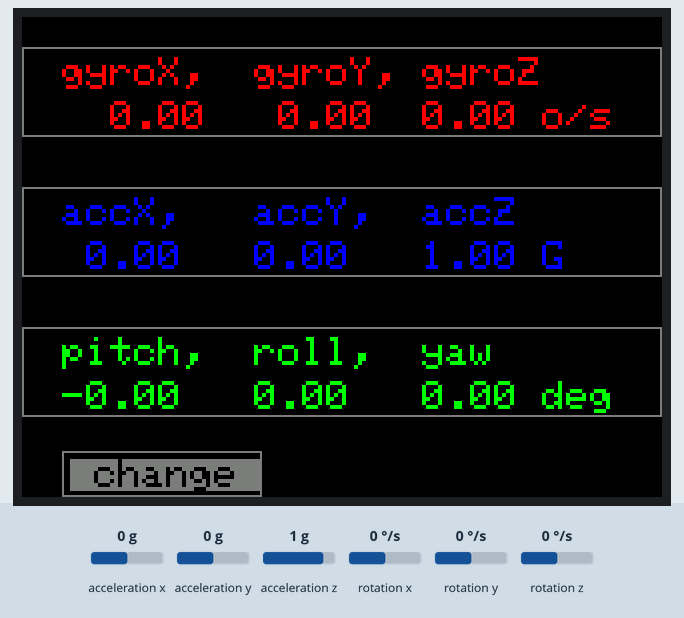
Bench run of a sketch on a simulated ESP32. Shown: 320×240 colour display. The test bench sets the inputs (shaded band); at power-on: acceleration x 0 g, acceleration y 0 g, acceleration z 1 g, rotation x 0 °/s, rotation y 0 °/s, rotation z 0 °/s. What the sketch prints to the serial monitor is not drawn.

Above: at 1.4 s.
1.5 s: acceleration x set to -1.4 g
At 2.9 s:
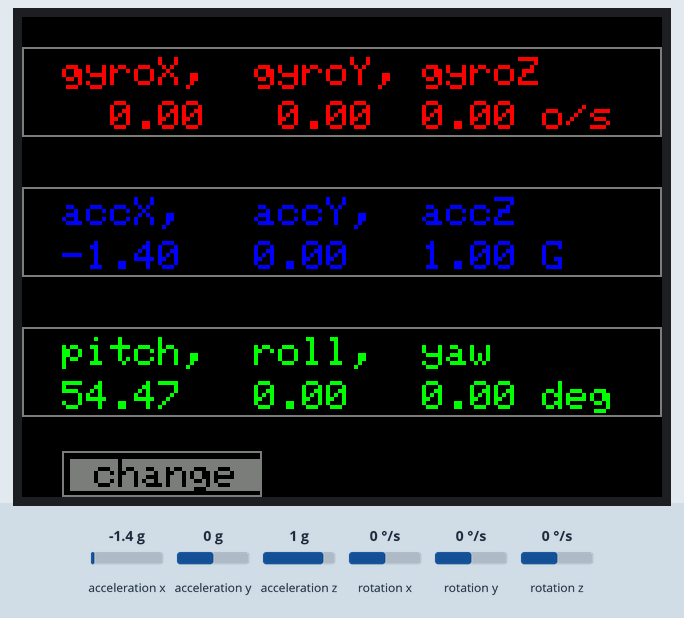
3.2 s: acceleration y set to -1.4 g
At 4.0 s:
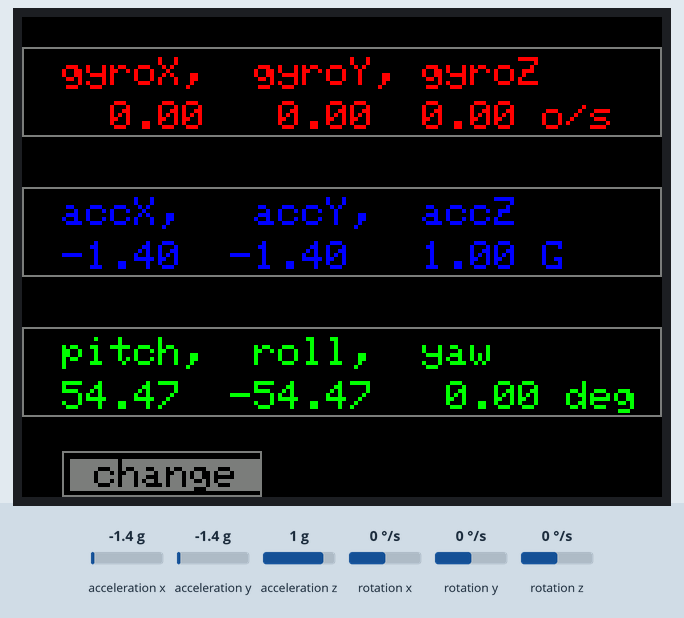
4.9 s: acceleration z set to -1.4 g
At 6.2 s:
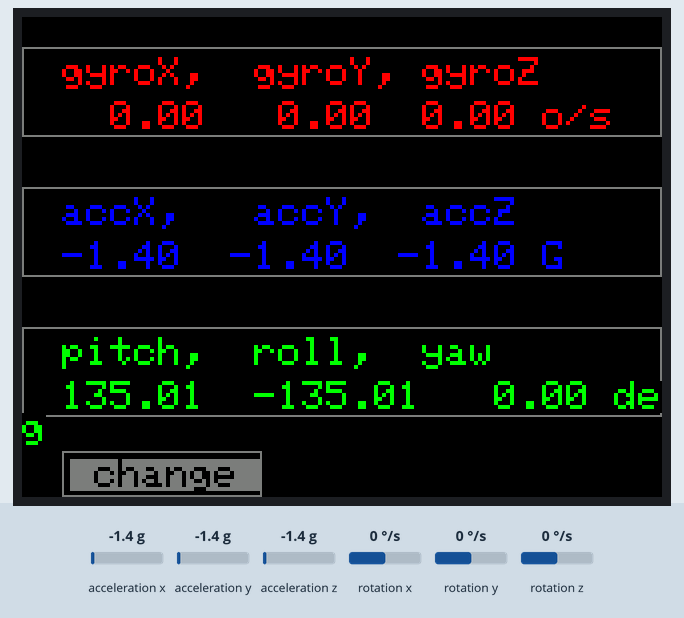
6.5 s: acceleration x set to 0 g
At 7.7 s:
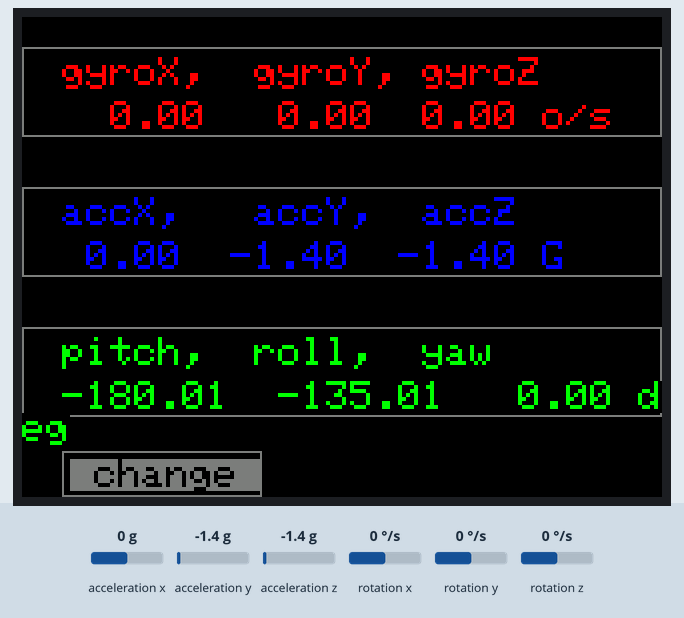
10.3 s: rotation x set to -192 °/s
At 11.3 s:
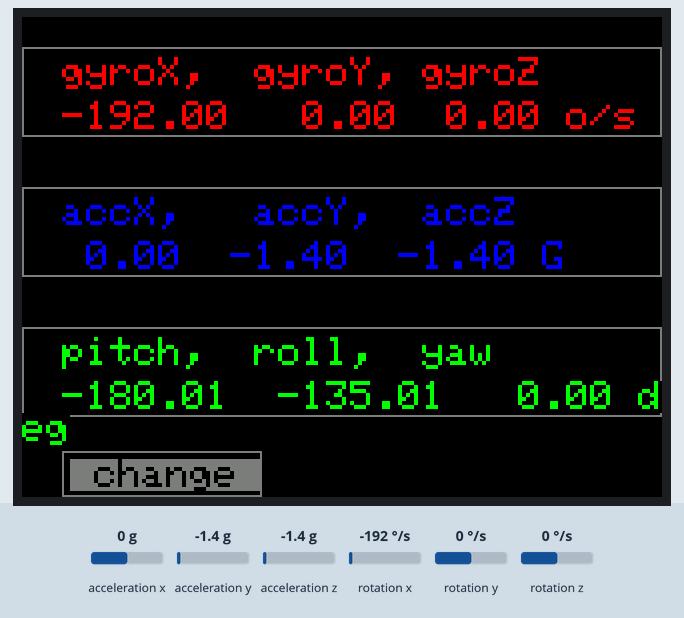
Timing chart, 0 to 12.9 s (numbered marks = the images above; inputs shaded):
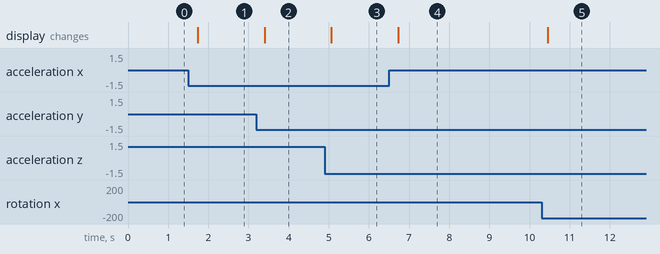

Measured:
- after the input at 1.5 s, the display: changes after 0.24 s (image 1)
- after the input at 3.2 s, the display: changes after 0.20 s (image 2)
- after the input at 4.9 s, the display: changes after 0.17 s (image 3)
- after the input at 6.5 s, the display: changes after 0.24 s (image 4)
- after the input at 10.3 s, the display: changes after 0.16 s (image 5)

The sketch:

part2_3.ino
```cpp
#define M5STACK_MPU6886
#include <M5Core2.h>
#include "BluetoothSerial.h"
BluetoothSerial SerialBT;

// 加速度センサーの各軸の値を格納する変数
float accX = 0.0F;
float accY = 0.0F;
float accZ = 0.0F;

// ジャイロセンサーの各軸の値を格納する変数
float gyroX = 0.0F;
float gyroY = 0.0F;
float gyroZ = 0.0F;

// 姿勢角を表す変数
float pitch = 0.0F;
float roll  = 0.0F;
float yaw   = 0.0F;

unsigned long startTime = 0;//時間(startTimeは任意に設定)
int mode = 0;

void setup() {
  M5.begin();
  Serial.begin(9600); // シリアル出力初期化
  M5.IMU.Init(); // 慣性計測ユニット(IMU)の初期化
  M5.Lcd.fillScreen(BLACK);
  M5.Lcd.setTextSize(2);


 // 出力を囲む枠を描画
 M5.Lcd.drawRect(0, 15, 320, 45, DARKGREY);
 M5.Lcd.drawRect(0, 85, 320, 45, DARKGREY);
 M5.Lcd.drawRect(0, 155, 320, 45, DARKGREY);
 // 設定ボタン項目表示
 M5.Lcd.drawRect(20, 217, 100, 23, DARKGREY);  // ボタン枠
 M5.Lcd.setTextColor(BLACK, DARKGREY);
 M5.Lcd.setCursor(24, 221);    M5.Lcd.print(" change ");  // 0セットボタン
}

void loop() {
  M5.update();

  //慣性センサーの3軸ジャイロデータを関連変数に格納
  M5.IMU.getGyroData(&gyroX,&gyroY,&gyroZ);
  M5.IMU.getAccelData(&accX,&accY,&accZ);//三軸加速度センサー
  M5.IMU.getAhrsData(&pitch,&roll,&yaw);//慣性センサーの姿勢

  // ジャイロセンサーの出力
  M5.Lcd.setTextColor(RED, BLACK);
  M5.Lcd.setCursor(20, 20);
  M5.Lcd.printf("gyroX,  gyroY, gyroZ");
  M5.Lcd.setCursor(20, 42);
  M5.Lcd.printf("%6.2f %6.2f%6.2f o/s", gyroX, gyroY, gyroZ);

  // 加速度センサーの出力
  M5.Lcd.setTextColor(BLUE, BLACK);
  M5.Lcd.setCursor(20, 90);
  M5.Lcd.printf("accX,   accY,  accZ");
  M5.Lcd.setCursor(20, 112);
  M5.Lcd.printf("%5.2f  %5.2f  %5.2f G", accX, accY, accZ);

  // 姿勢の出力
  M5.Lcd.setTextColor(GREEN, BLACK);
  M5.Lcd.setCursor(20, 160);
  M5.Lcd.printf("pitch,  roll,  yaw");
  M5.Lcd.setCursor(20, 182);
  M5.Lcd.printf("%5.2f  %5.2f  %5.2f deg", pitch, roll, yaw);


  unsigned long elapsedTime = millis() - startTime; // 経過時間を計算
  float seconds = elapsedTime / 1000.0; // 秒に変換

  //Bluetoothでシリアル送信する
  SerialBT.printf("elapsedTime\n");
  SerialBT.print("%7.2f", seconds); //経過時間
  SerialBT.printf("accX, accY, accZ");
  SerialBT.printf("%7.2f, %7.2f, %7.2f\n", accX, accY, accZ);   // 加速度3軸
  SerialBT.printf("gyroX, gyroY, gyroZ");
  SerialBT.printf("%7.2f, %7.2f, %7.2f\n", gyroX, gyroY, gyroZ);// 角速度3軸
  SerialBT.printf("pitch, roll, yaw");
  SerialBT.printf("%7.2f, %7.2f, %7.2f\n", pitch, roll, yaw);   // 角度３軸

  // Aボタンで測定モード切り替え
  if (M5.BtnA.wasPressed()) { mode++; }
  if (mode == 3) { mode = 0; }
  switch (mode) { // modeによって出力データを切り替え
  case 0:
    Serial.printf("accX, accY, accZ");
    Serial.printf("%7.2f, %7.2f, %7.2f\n", accX, accY, accZ);   // 加速度
    break;
  case 1:
    Serial.printf("gyroX, gyroY, gyroZ");
    Serial.printf("%7.2f, %7.2f, %7.2f\n", gyroX, gyroY, gyroZ);// 角速度
    break;
  case 2:
    Serial.printf("pitch, roll, yaw");
    Serial.printf("%7.2f, %7.2f, %7.2f\n", pitch, roll, yaw);   // 姿勢角
    break;
  }

  // Serial.printf("%7.2f, %7.2f, %7.2f, %7.2f, %7.2f, %7.2f, %7.2f, %7.2f, %7.2f, %7.2f\n", seconds, accX, accY, accZ, gyroX, gyroY, gyroZ, pitch, roll, yaw);
  delay(150);
}
```
